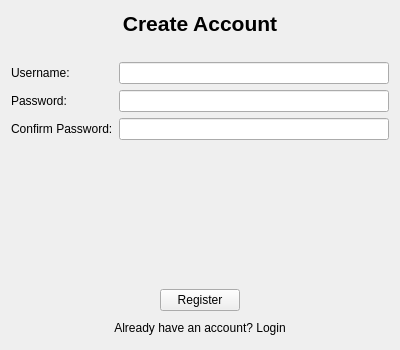
<?xml version="1.0" encoding="UTF-8"?>
<ui version="4.0">
 <class>RegisterPage</class>
 <widget class="QWidget" name="RegisterPage">
  <property name="geometry">
   <rect>
    <x>0</x>
    <y>0</y>
    <width>400</width>
    <height>350</height>
   </rect>
  </property>
  <property name="windowTitle">
   <string>Register</string>
  </property>
  <layout class="QVBoxLayout" name="verticalLayout">
   <item>
    <widget class="QLabel" name="labelTitle">
     <property name="font">
      <font>
       <pointsize>16</pointsize>
       <weight>75</weight>
       <bold>true</bold>
      </font>
     </property>
     <property name="text">
      <string>Create Account</string>
     </property>
     <property name="alignment">
      <set>Qt::AlignCenter</set>
     </property>
    </widget>
   </item>
   <item>
    <spacer name="verticalSpacer_2">
     <property name="orientation">
      <enum>Qt::Vertical</enum>
     </property>
     <property name="sizeType">
      <enum>QSizePolicy::Fixed</enum>
     </property>
     <property name="sizeHint" stdset="0">
      <size>
       <width>20</width>
       <height>20</height>
      </size>
     </property>
    </spacer>
   </item>
   <item>
    <layout class="QFormLayout" name="formLayout">
     <item row="0" column="0">
      <widget class="QLabel" name="labelUsername">
       <property name="text">
        <string>Username:</string>
       </property>
      </widget>
     </item>
     <item row="0" column="1">
      <widget class="QLineEdit" name="lineEditUsername"/>
     </item>

     <item row="2" column="0">
      <widget class="QLabel" name="labelPassword">
       <property name="text">
        <string>Password:</string>
       </property>
      </widget>
     </item>
     <item row="2" column="1">
      <widget class="QLineEdit" name="lineEditPassword">
       <property name="echoMode">
        <enum>QLineEdit::Password</enum>
       </property>
      </widget>
     </item>
     <item row="3" column="0">
      <widget class="QLabel" name="labelConfirmPassword">
       <property name="text">
        <string>Confirm Password:</string>
       </property>
      </widget>
     </item>
     <item row="3" column="1">
      <widget class="QLineEdit" name="lineEditConfirmPassword">
       <property name="echoMode">
        <enum>QLineEdit::Password</enum>
       </property>
      </widget>
     </item>
    </layout>
   </item>
   <item>
    <spacer name="verticalSpacer">
     <property name="orientation">
      <enum>Qt::Vertical</enum>
     </property>
     <property name="sizeHint" stdset="0">
      <size>
       <width>20</width>
       <height>40</height>
      </size>
     </property>
    </spacer>
   </item>
   <item>
    <layout class="QHBoxLayout" name="horizontalLayout">
     <item>
      <spacer name="horizontalSpacer">
       <property name="orientation">
        <enum>Qt::Horizontal</enum>
       </property>
       <property name="sizeHint" stdset="0">
        <size>
         <width>40</width>
         <height>20</height>
        </size>
       </property>
      </spacer>
     </item>
     <item>
      <widget class="QPushButton" name="pushButtonRegister">
       <property name="text">
        <string>Register</string>
       </property>
      </widget>
     </item>
     <item>
      <spacer name="horizontalSpacer_2">
       <property name="orientation">
        <enum>Qt::Horizontal</enum>
       </property>
       <property name="sizeHint" stdset="0">
        <size>
         <width>40</width>
         <height>20</height>
        </size>
       </property>
      </spacer>
     </item>
    </layout>
   </item>
   <item>
    <layout class="QHBoxLayout" name="horizontalLayout_2">
     <item>
      <spacer name="horizontalSpacer_3">
       <property name="orientation">
        <enum>Qt::Horizontal</enum>
       </property>
       <property name="sizeHint" stdset="0">
        <size>
         <width>40</width>
         <height>20</height>
        </size>
       </property>
      </spacer>
     </item>
     <item>
      <widget class="QPushButton" name="pushButtonGoToLogin">
       <property name="text">
        <string>Already have an account? Login</string>
       </property>
       <property name="flat">
        <bool>true</bool>
       </property>
      </widget>
     </item>
     <item>
      <spacer name="horizontalSpacer_4">
       <property name="orientation">
        <enum>Qt::Horizontal</enum>
       </property>
       <property name="sizeHint" stdset="0">
        <size>
         <width>40</width>
         <height>20</height>
        </size>
       </property>
      </spacer>
     </item>
    </layout>
   </item>
  </layout>
 </widget>
 <resources/>
 <connections/>
</ui> 
